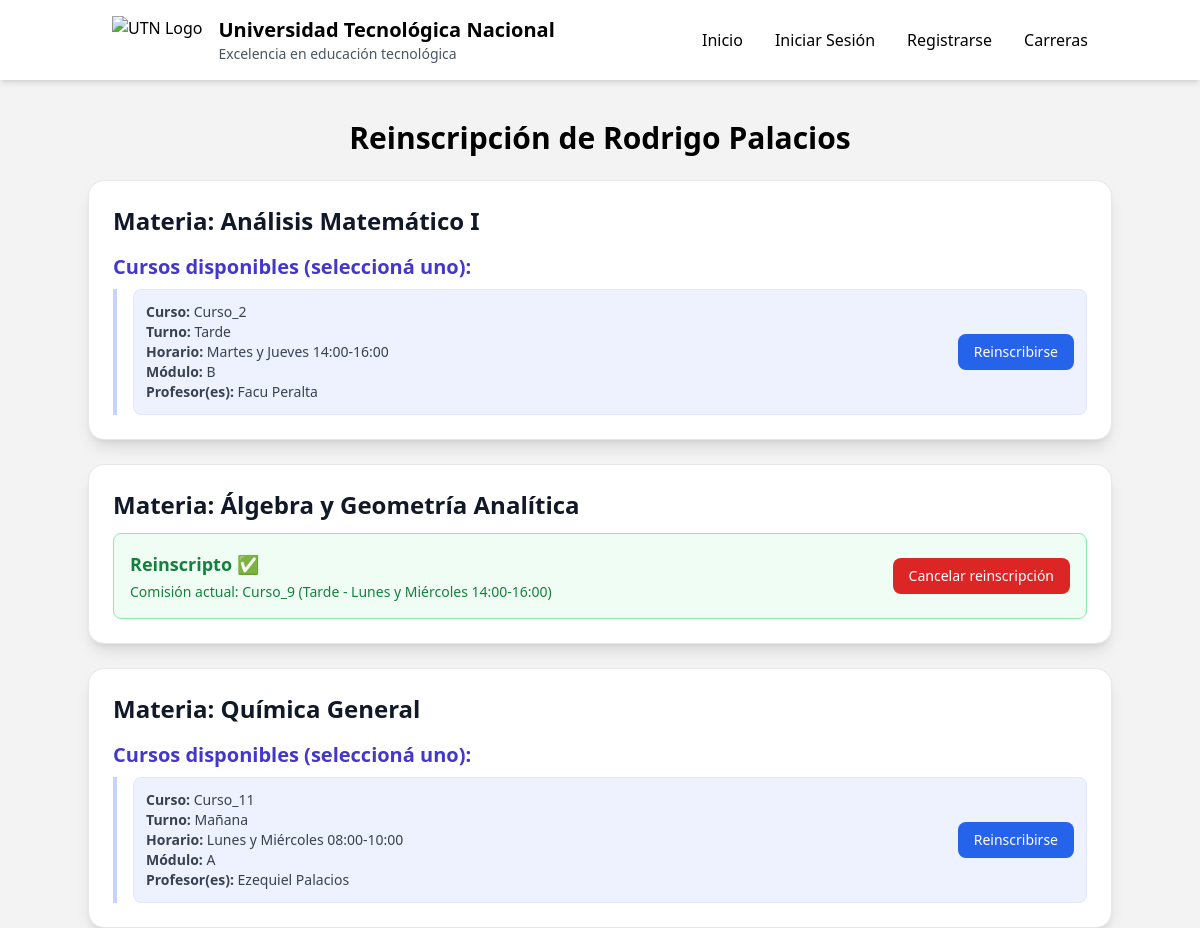
Page /reinscripcion/19/ on the earlier database version.
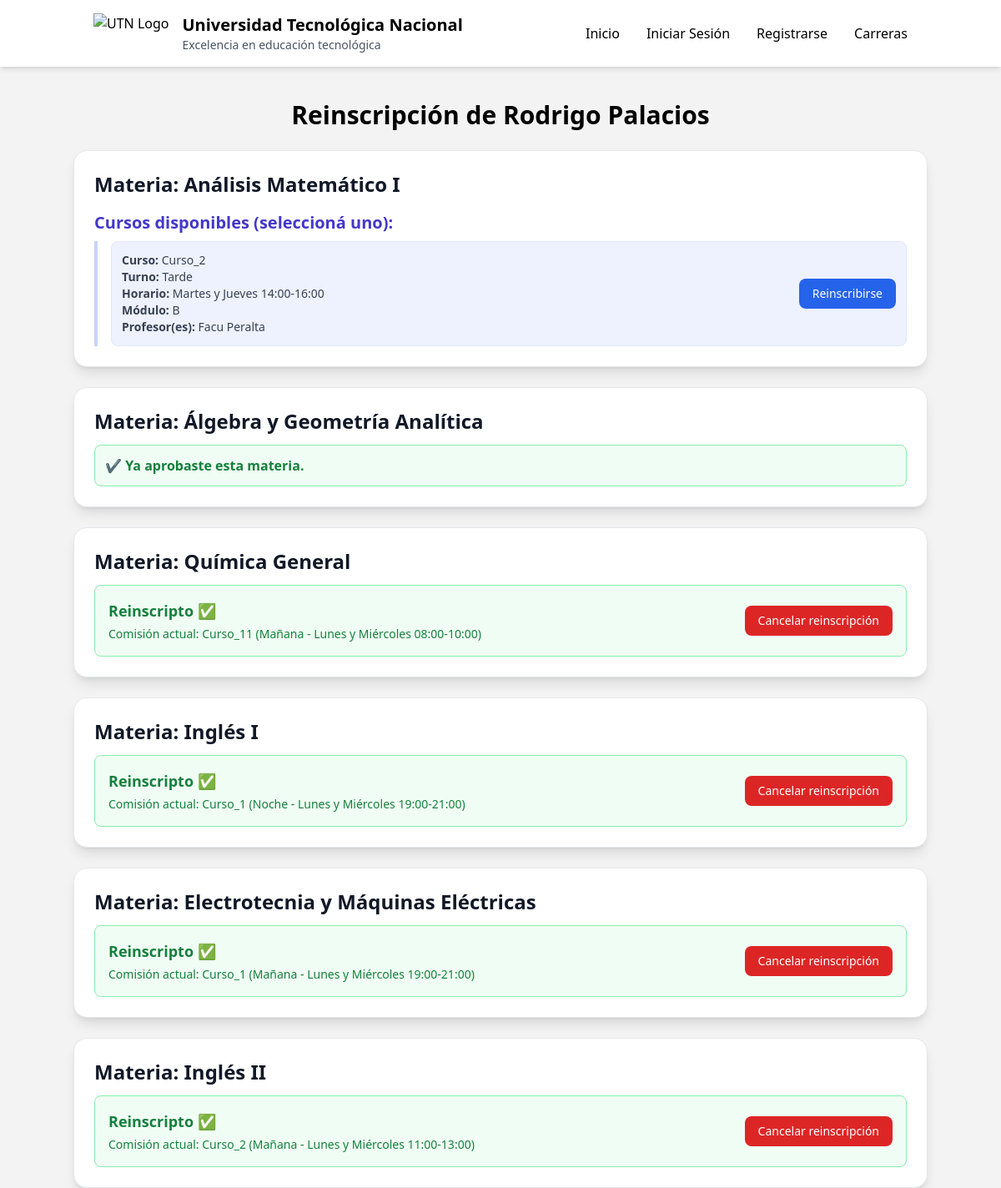
Same page on the later database version.
### UTN/models.py (models this page shows, shortened)
class Materia(models.Model):
    nombre = models.CharField(max_length=100, default="")
    sigla = models.CharField(max_length=10, primary_key=True)
    ciclo_lectivo = models.PositiveIntegerField()
    correlativas_requeridas = models.ManyToManyField('self', blank=True, symmetrical=False, related_name='materias_que_la_requieren', verbose_name='Materias Correlativas Requeridas')
    def get_carreras_admin(self):
        """
        Genera una cadena de texto HTML para mostrar en el Admin con las carreras y sus IDs.
        """
        carreras = self.carreramateria_set.select_related('carrera').all()
        info_carreras = []
        for cm in carreras:
            info_carreras.append(f"{cm.carrera.nombre} (ID: **{cm.carrera.id_carrera}**)")
        return mark_safe("<br>".join(info_carreras))
    get_carreras_admin.short_description = 'Carreras Asociadas'

class MateriaCurso(models.Model):
    id_materia_curso = models.AutoField(primary_key=True)
    curso = models.ForeignKey(Curso, on_delete=models.CASCADE, related_name='materias')
    materia = models.ForeignKey(Materia, on_delete=models.CASCADE, related_name='cursos_ofrecidos')
    Opciones_Turno = [
        ('manana', 'Mañana'),
        ('tarde', 'Tarde'),
        ('noche', 'Noche'),
    ]
    turno_cursado = models.CharField(max_length=10, choices=Opciones_Turno)
    horario = models.CharField(max_length=50)
    modulo = models.CharField(max_length=50)
    grupo = models.CharField(max_length=50, null=True, blank=True)

class Curso(models.Model):
    id_curso = models.AutoField(primary_key=True)
    nombre = models.CharField(max_length=50)
    nivel = models.CharField(max_length=20)
    numero = models.PositiveIntegerField()

class ProfesorMateriaCurso(models.Model):
    id_profesor_mc = models.AutoField(primary_key=True)
    profesor = models.ForeignKey(
        Profesor,
        on_delete=models.CASCADE,
        related_name='materias_asignadas'
    )
    materia_curso = models.ForeignKey(
        MateriaCurso,
        on_delete=models.CASCADE,
        related_name='profesores'
    )
    class Meta:
        unique_together = ('profesor', 'materia_curso')

class Profesor(models.Model):
    id_profesor = models.AutoField(primary_key=True)
    user = models.OneToOneField(settings.AUTH_USER_MODEL, on_delete=models.CASCADE, related_name='profesor', null=True, blank=True)
    nombre = models.CharField(max_length=50)
    apellido = models.CharField(max_length=50)
    email = models.EmailField()

class AlumnoMateriaCurso(models.Model):
    id_alumno_materia_curso = models.AutoField(primary_key=True)
    alumno = models.ForeignKey(
        Alumno,
        on_delete=models.CASCADE,
        related_name='materias_curso'
    )
    materia_curso = models.ForeignKey(
        MateriaCurso,
        on_delete=models.CASCADE,
        related_name='alumnos'
    )
    nota_1 = models.PositiveSmallIntegerField(null=True, blank=True)
    nota_2 = models.PositiveSmallIntegerField(null=True, blank=True)
    nota_3 = models.PositiveSmallIntegerField(null=True, blank=True)
    promedio = models.FloatField(null=True, blank=True)
    nota = models.PositiveSmallIntegerField(null=True, blank=True)
    aprobado = models.BooleanField(default=False)
    finalizado = models.BooleanField(default=False)
    class Meta:
        unique_together = ('alumno', 'materia_curso')

### UTN/views.py (the view)
# urls.py: path('reinscripcion/<int:alumno_id>/', MateriaReinscripcionView.as_view(), name='materia_reinscripcion'),
class MateriaReinscripcionView(TemplateView):
    template_name = "materia/reinscripcion_materia.html"
    def get_context_data(self, **kwargs):
        context = super().get_context_data(**kwargs)
        alumno_id = self.kwargs.get('alumno_id')
        alumno = Alumno.objects.get(id_alumno=alumno_id)
        context['alumno'] = alumno
        materias_relacionadas = CarreraMateria.objects.filter(
            carrera=alumno.carrera,
            materia__ciclo_lectivo__lte=alumno.anio_universitario
        ).select_related('materia')
        materias = [cm.materia for cm in materias_relacionadas]
        cursos_validos = MateriaCurso.objects.filter(
            materia__in=materias,
            profesores__isnull=False
        ).distinct().select_related('materia')
        cursos_por_materia = {}
        for curso in cursos_validos:
            cursos_por_materia.setdefault(curso.materia.sigla, []).append(curso)
        materias = [m for m in materias if m.sigla in cursos_por_materia]
        materias_reins = AlumnoMateriaCurso.objects.filter(
            alumno=alumno
        ).values_list('materia_curso__materia__sigla', flat=True)
        context['materias_reinscriptas'] = list(materias_reins)
        insc_activas = AlumnoMateriaCurso.objects.filter(
            alumno=alumno
        ).select_related('materia_curso', 'materia_curso__materia')
        context['inscripciones_por_materia'] = {
            ins.materia_curso.materia.sigla: ins for ins in insc_activas
        }
        materias_info = []
        for materia in materias:
            estado = "ok"
            mensaje = ""
            aprobada = AlumnoMateriaCurso.objects.filter(
                alumno=alumno,
                materia_curso__materia=materia,
                aprobado=True
            ).exists()
            if aprobada:
                estado = "aprobada"
                mensaje = "Ya aprobaste esta materia."
            else:
                cumple, correlativa_faltante = alumno_cumple_correlativas(
                    alumno,
                    materia
                )
                if not cumple:
                    estado = "correlativa"
                    mensaje = (
                        f"No podés cursar {materia.nombre} "
                        f"sin aprobar {correlativa_faltante.nombre}."
                    )
            materias_info.append({
                "materia": materia,
                "estado": estado,
                "mensaje": mensaje,
                "cursos": cursos_por_materia.get(materia.sigla, [])
            })
        context["materias_info"] = materias_info
        return context

### UTN/models.py (called while the page is built)
def alumno_cumple_correlativas(alumno, materia):
    correlativas = materia.correlativas_requeridas.all()
    for correlativa in correlativas:
        if not alumno_aprobo_materia(alumno, correlativa):
            return False, correlativa
    return True, None

### UTN/templatetags/custom_filters.py (called while the page is built)
@register.filter
def get_item(dictionary, key):
    return dictionary.get(key)

### UTN/templates/materia/reinscripcion_materia.html (shortened to what the changed rows need)
{% extends 'base.html' %}
{% load custom_filters %}
{% block content %}
<div class="max-w-5xl mx-auto mt-10">
    <h1 class="text-3xl font-bold text-center mb-6">
        Reinscripción de {{ alumno.nombre }} {{ alumno.apellido }}
    </h1>
    {% if materias_info %}
        <div class="space-y-6">
            {% for item in materias_info %}
                {% with materia=item.materia estado=item.estado mensaje=item.mensaje cursos=item.cursos %}
                <div class="bg-white border border-gray-200 rounded-2xl shadow-lg p-6">
                    <h2 class="text-2xl font-bold text-gray-900 mb-3">
                        Materia: {{ materia.nombre }}
                    </h2>
                    {% if estado == "aprobada" %}
                        <p class="text-green-700 font-bold bg-green-50 border border-green-300 p-3 rounded-lg">
                            ✔ {{ mensaje }}
                        </p>
                    {% elif estado == "correlativa" %}
                        <p class="text-red-600 font-bold bg-red-50 border border-red-300 p-3 rounded-lg">
                            ⛔ {{ mensaje }}
                        </p>
                    {% elif materia.sigla in materias_reinscriptas %}
                        {% with inscripcion=inscripciones_por_materia|get_item:materia.sigla %}
                            <div class="flex flex-col md:flex-row justify-between items-start md:items-center p-4 bg-green-50 border border-green-300 rounded-lg">
                                <div>
                                    <p class="text-green-700 font-bold text-lg mb-1">
                                        Reinscripto ✅
                                    </p>
                                    <p class="text-green-700 text-sm">
                                        Comisión actual:
                                        {{ inscripcion.materia_curso.curso.nombre }}
                                        ({{ inscripcion.materia_curso.get_turno_cursado_display }}
                                        - {{ inscripcion.materia_curso.horario }})
                                    </p>
                                </div>
                                <a href="{% url 'cancelar_reinscripcion' alumno.id_alumno materia.sigla %}"
                                   class="mt-3 md:mt-0 bg-red-600 text-white px-4 py-2 text-sm rounded-lg hover:bg-red-700 transition">
                                    Cancelar reinscripción
                                </a>
                            </div>
                        {% endwith %}
                    {% else %}
                        <h3 class="text-xl font-semibold mt-4 mb-2 text-indigo-700">
                            Cursos disponibles (seleccioná uno):
                        </h3>
                        <div class="space-y-3 pl-4 border-l-4 border-indigo-200">
                            {% for curso in cursos %}
                                <div class="p-3 bg-indigo-50 rounded-lg border border-indigo-100 flex justify-between items-center">
                                    <div class="flex flex-col text-sm text-gray-700">
                                        <p><strong>Curso:</strong> {{ curso.curso.nombre }}</p>
                                        <p><strong>Turno:</strong> {{ curso.get_turno_cursado_display }}</p>
                                        <p><strong>Horario:</strong> {{ curso.horario }}</p>
                                        <p><strong>Módulo:</strong> {{ curso.modulo }}</p>
                                        <p>
                                            <strong>Profesor(es):</strong>
                                            {% for pmc in curso.profesores.all %}
                                                {{ pmc.profesor.nombre }} {{ pmc.profesor.apellido }}{% if not forloop.last %}, {% endif %}
                                            {% endfor %}
                                        </p>
                                    </div>
                                    <form method="post"
                                          action="{% url 'materia_reinscribir' alumno.id_alumno materia.sigla %}">
                                        <button type="submit"
                                                class="bg-blue-600 text-white px-4 py-2 text-sm rounded-lg hover:bg-blue-700 transition">
                                            Reinscribirse
                                        </button>
                                    </form>
                                </div>
                            {% endfor %}
                        </div>
                    {% endif %}
                </div>
                {% endwith %}
            {% endfor %}
        </div>
    {% else %}
        <p class="text-center text-gray-600">
            No hay materias disponibles para reinscribirse.
        </p>
    {% endif %}
</div>
{% endblock %}

Differences in the rows shown:
no longer on this page (row edited): AlumnoMateriaCurso: materia_curso.curso.nombre "Curso_9", materia_curso.turno_cursado "Tarde", materia_curso.horario "Lunes y Miércoles 14:00-16:00"
no longer on this page (row unchanged): ProfesorMateriaCurso: profesor.nombre "Ezequiel", profesor.apellido "Palacios", shown under "Curso_11"
shown differently, row unchanged: Materia "Álgebra y Geometría Analítica": mensaje (not shown) → "Ya aprobaste esta materia."; text "Reinscripto ✅ Comisión actual: ( - ) Cancelar reinscripción" → "✔"
computed for Materia "Química General": loses MateriaCurso (curso.nombre "Curso_11", turno_cursado "Mañana", horario "Lunes y Miércoles 08:00-10:00", modulo "A"); text "Cursos disponibles (seleccioná uno):" → "Reinscripto ✅ Comisión actual: ( - ) Cancelar reinscripción"
added AlumnoMateriaCurso: materia_curso.curso.nombre "Curso_11", materia_curso.turno_cursado "Mañana", materia_curso.horario "Lunes y Miércoles 08:00-10:00"
now on this page (row unchanged): Materia: materia.nombre "Inglés I"
added AlumnoMateriaCurso: materia_curso.curso.nombre "Curso_1", materia_curso.turno_cursado "Noche", materia_curso.horario "Lunes y Miércoles 19:00-21:00"
now on this page (row unchanged): Materia: materia.nombre "Electrotecnia y Máquinas Eléctricas"
added AlumnoMateriaCurso: materia_curso.curso.nombre "Curso_1", materia_curso.turno_cursado "Mañana", materia_curso.horario "Lunes y Miércoles 19:00-21:00"
now on this page (row unchanged): Materia: materia.nombre "Inglés II"
added AlumnoMateriaCurso: materia_curso.curso.nombre "Curso_2", materia_curso.turno_cursado "Mañana", materia_curso.horario "Lunes y Miércoles 11:00-13:00"
